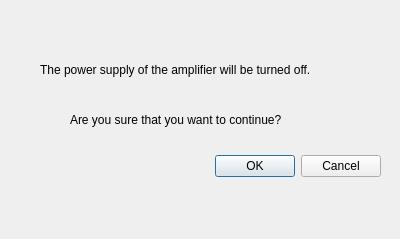
<?xml version="1.0" encoding="UTF-8"?>
<ui version="4.0">
 <class>Dialog</class>
 <widget class="QDialog" name="Dialog">
  <property name="geometry">
   <rect>
    <x>0</x>
    <y>0</y>
    <width>400</width>
    <height>239</height>
   </rect>
  </property>
  <property name="windowTitle">
   <string>Dialog</string>
  </property>
  <widget class="QDialogButtonBox" name="buttonBox">
   <property name="geometry">
    <rect>
     <x>40</x>
     <y>150</y>
     <width>341</width>
     <height>32</height>
    </rect>
   </property>
   <property name="orientation">
    <enum>Qt::Horizontal</enum>
   </property>
   <property name="standardButtons">
    <set>QDialogButtonBox::Cancel|QDialogButtonBox::Ok</set>
   </property>
  </widget>
  <widget class="QLabel" name="power_supply_Label">
   <property name="geometry">
    <rect>
     <x>40</x>
     <y>60</y>
     <width>321</width>
     <height>20</height>
    </rect>
   </property>
   <property name="text">
    <string>The power supply of the amplifier will be turned off.</string>
   </property>
  </widget>
  <widget class="QLabel" name="label_2">
   <property name="geometry">
    <rect>
     <x>70</x>
     <y>110</y>
     <width>321</width>
     <height>20</height>
    </rect>
   </property>
   <property name="text">
    <string>Are you sure that you want to continue?</string>
   </property>
  </widget>
 </widget>
 <resources/>
 <connections>
  <connection>
   <sender>buttonBox</sender>
   <signal>accepted()</signal>
   <receiver>Dialog</receiver>
   <slot>accept()</slot>
   <hints>
    <hint type="sourcelabel">
     <x>248</x>
     <y>254</y>
    </hint>
    <hint type="destinationlabel">
     <x>157</x>
     <y>274</y>
    </hint>
   </hints>
  </connection>
  <connection>
   <sender>buttonBox</sender>
   <signal>rejected()</signal>
   <receiver>Dialog</receiver>
   <slot>reject()</slot>
   <hints>
    <hint type="sourcelabel">
     <x>316</x>
     <y>260</y>
    </hint>
    <hint type="destinationlabel">
     <x>286</x>
     <y>274</y>
    </hint>
   </hints>
  </connection>
 </connections>
</ui>
